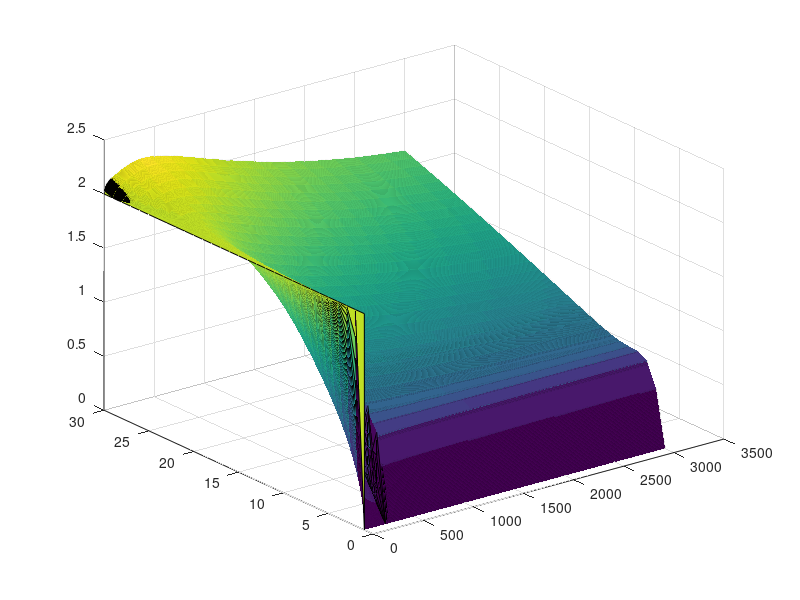

Source code (MATLAB):
%Non linear finite difference example
clear all;close all;clc;
n=30;h=1/(n+1);eps=1;dt=0.001;
row=[2 -1 zeros(1,n-2)];
A=toeplitz(row,row);A(1,:)=0;
A(end,end)=0;A(end,end-1)=0;
A=A.*(h^-2).*eps;A(1,1)=1;
u(:,1)=ones(n,1)+1;
tsiter=0;
for t=dt:dt:3
  tsiter++;
  u(:,tsiter+1)=(-eps*dt*exp(-u(:,tsiter)).*(A*u(:,tsiter)))+u(:,tsiter);
  u(1,tsiter+1)=0;
  u(end,tsiter+1)=h+u(end-1,tsiter+1);
end
surf(u);
%plot(linspace(0,1,n),u_new)